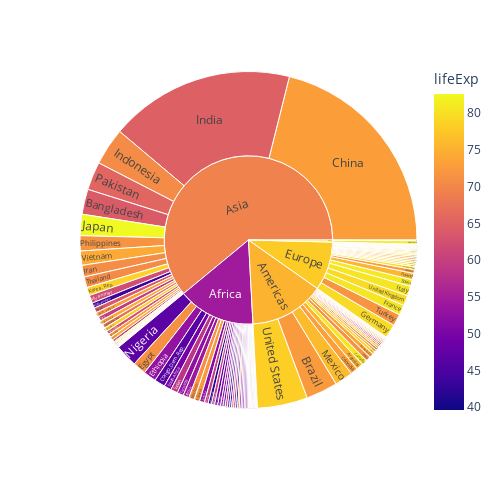

Source (notebook cell):
### Markdown cell above
#### Sunburst plots

Sunburst is a generalization of a pie chart for data that has a hierarchical structure; i.e., it can plot categorical data that has a hierarchical structure.

Let's create a sunburst plot showing how much of the world's population is in each continent at the inner level, and then each country within each continent at the outer level. In particular, let's set the following properties:

- `path`: Should be a list with continent at the inner level and country at the outer level.
- `values`: Should specify that the angle of each segment is given by the countries population 
- `color`: Set to the countries' life expectancies


What do you think of this plot?

### Code cell
fig = px.sunburst(gapminder_2007, path=['continent', 'country'], values='pop', color='lifeExp')
fig.update_layout(width = 500, height = 500)

### Figure 1 — Plotly figure (JSON) as saved in the notebook; plotly's stock layout.template omitted (floating-point values rounded to 4 significant figures; data arrays with more than 128 entries replaced by an {"elided": "..."} marker saying what was removed)
{"data": [{"branchvalues": "total", "customdata": {"elided": "147x1 float values"}, "domain": {"x": [0, 1], "y": [0, 1]}, "hovertemplate": "labels=%{label}<br>pop=%{value}<br>parent=%{parent}<br>id=%{id}<br>lifeExp=%{color}<extra></extra>", "ids": {"elided": "147 str values"}, "labels": {"elided": "147 str values"}, "marker": {"coloraxis": "coloraxis", "colors": {"elided": "147 float values"}}, "name": "", "parents": {"elided": "147 str values"}, "type": "sunburst", "values": {"elided": "147 int values"}}], "layout": {"coloraxis": {"colorbar": {"title": {"text": "lifeExp"}}, "colorscale": [[0, "#0d0887"], [0.1111, "#46039f"], [0.2222, "#7201a8"], [0.3333, "#9c179e"], [0.4444, "#bd3786"], [0.5556, "#d8576b"], [0.6667, "#ed7953"], [0.7778, "#fb9f3a"], [0.8889, "#fdca26"], [1, "#f0f921"]]}, "height": 500, "legend": {"tracegroupgap": 0}, "margin": {"t": 60}, "width": 500}}
